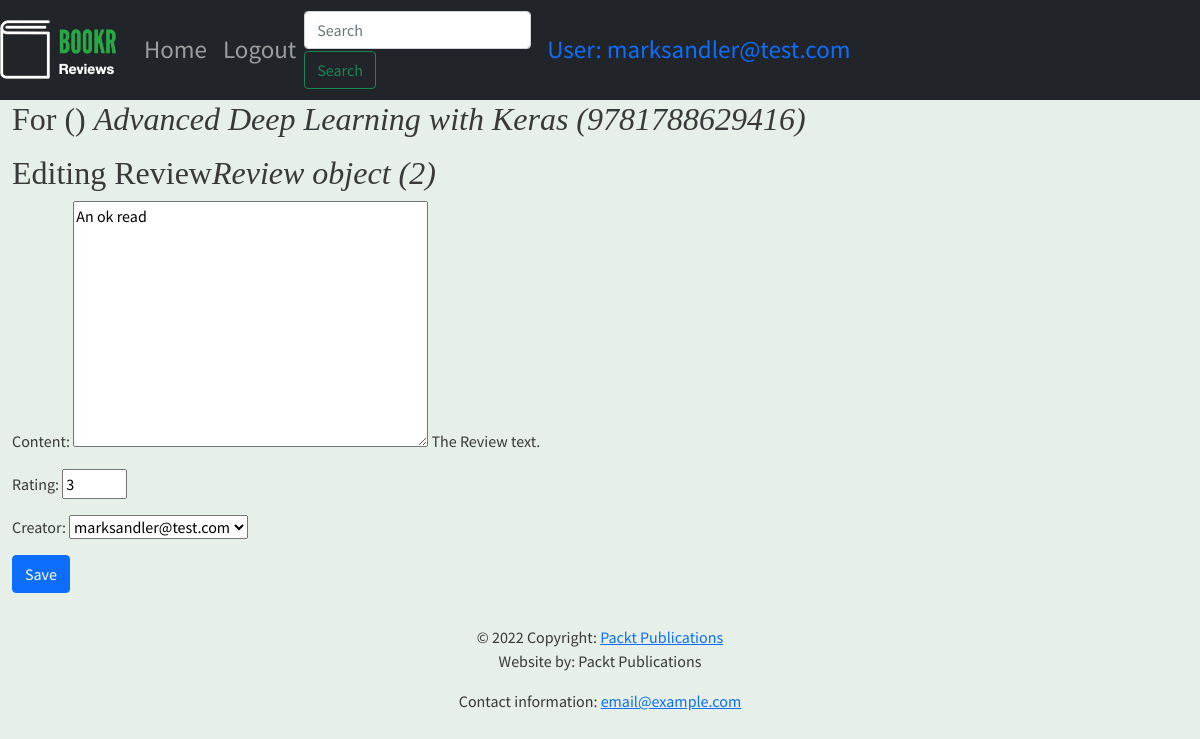
Page /books/1/reviews/2 (signed in) on the committed database.
### reviews/models.py (models this page shows)
class Book(models.Model):
    title = models.CharField(max_length=70,help_text="The title of the book.")
    publication_date = models.DateField(verbose_name="Date the book was published.")
    isbn = models.CharField(max_length=20, verbose_name="ISBN number of the book.")
    publisher = models.ForeignKey(Publisher, on_delete=models.CASCADE)
    contributors = models.ManyToManyField('Contributor', through="BookContributor")
    cover = models.ImageField(null=True, blank=True, upload_to="book_covers/")
    sample = models.FileField(null=True, blank=True, upload_to="book_samples/")
    def __str__(self):
        return "{} ({})".format(self.title, self.isbn)

class Review(models.Model):
    content = models.TextField(help_text="The Review text.")
    rating = models.IntegerField(help_text="The rating the reviewer has given.")
    date_created = models.DateTimeField(auto_now_add=True,help_text="The date and time the review was created.")
    date_edited = models.DateTimeField(null=True, help_text="The date and time the review was last edited.")
    creator = models.ForeignKey(auth.get_user_model(), on_delete=models.CASCADE)
    book = models.ForeignKey(Book, on_delete=models.CASCADE, help_text="The Book that this review is for.")

### reviews/views.py (the view)
# urls.py: path('books/<int:book_pk>/reviews/<int:review_pk>', views.review_edit, name='review_edit'),
@login_required
def review_edit(request, book_pk, review_pk=None):
    book = get_object_or_404(Book, pk=book_pk)
    if review_pk is not None:
        review = get_object_or_404(Review, book_id=book_pk, pk=review_pk)
        user = request.user
        if not user.is_staff and review.creator.id != user.id:
            raise PermissionDenied
    else:
        review = None
    if request.method == "POST":
        form = ReviewForm(request.POST, instance=review)
        if form.is_valid():
            updated_review = form.save(False)
            updated_review.book = book
            if review is None:
                messages.success(request,"Review for \"{}\" was created".format(book))
            else:
                updated_review.date_edited = now()
                updated_review.save()
                messages.success(request, "Review for \"{}\" was updated".format(book))
            return redirect("book_detail", book_pk)
    else:
        form = ReviewForm(instance=review)
    return render(request, "reviews/instance-form.html", {"instance": review, "model_type": "Review", "form": form,
                                                          "related_model_type": Book, "related_instance": book})

### reviews/forms.py
class ReviewForm(forms.ModelForm):
    class Meta:
        model = Review
        exclude = ("date_edited", "book")
    rating = forms.IntegerField(min_value=0, max_value=5)

### reviews/templates/reviews/instance-form.html (shortened to what this page needs)
{% extends "reviews/base.html" %}
{% block content %}
<h2>
    {% if related_model_type and related_instance %}
    <p>For {{ related_model_type }} <em>{{ related_instance }}</em></p>
    {% endif %}
    {% if instance %}
    Editing {{ model_type }}<em>{{ instance }}</em>
    {% else %}
    New {{ model_type }}
    {% endif %}
</h2>
<form method="post" {% if is_file_upload %} enctype="multipart/form-data"{% endif %}>
    {{ form.as_p }}
    <p>
        <button class="btn btn-primary" type="submit" value="Save">
        {% if instance %}Save {% else %} Create {% endif %}
        </button>
    </p>
</form>
{% endblock %}

### templates/base.html (shortened to what this page needs)
<!DOCTYPE html>
{% load static %}
<html lang="en">
<head>
    <link href="https://cdn.jsdelivr.net/npm/bootstrap@5.1.3/dist/css/bootstrap.min.css" rel="stylesheet">
    <link rel="stylesheet" href="https://cdnjs.cloudflare.com/ajax/libs/font-awesome/4.7.0/css/font-awesome.min.css">
    <link rel="stylesheet" href="{% static 'main.css' %}">
</head>
<body>
    <nav class="navbar navbar-expand-sm navbar-dark bg-dark sticky-top">
        <a class="navbar-brand" href="/"> {% block brand %}<img src="{% static 'logo.png' %}">{% endblock %}</a>
        <div class="collapse navbar-collapse" id="navbarSupportContent">
            <ul class="navbar-nav mr-auto">
                <li class="nav-item active">
                    <a class="nav-link" href="/books/">Home <span class="sr-only">(current)</span></a>
                </li>
                {% if user.is_authenticated %}
                <li class="nav-item">
                    <a class="nav-link" href="/accounts/logout">Logout</a>
                </li>
                {% else %}
                <li class="nav-item">
                    <a class="nav-link" href="/accounts/login">Login</a>
                </li>
                {% endif %}
            </ul>
            <form action="{% url 'book_search' %}" class="form-inline my-2 my-lg-0">
                <input class="form-control mr-sm-2" type="search" placeholder="Search" aria-label="Search" name="search" value="{{ search_text }}" minlength="3">
                <button class="btn btn-outline-success my-2 my-sm-0" type="submit">Search</button>
            </form>
            {% if user.is_authenticated %}
            <a class="nav-link" href="/accounts/profile">User: {{ user.username }}</a>
            {% endif %}
        </div>
    </nav>
    <div class="container-fluid">
        {% block content %}{% endblock %} </div>
<footer class="page-footer font-small blue">
    <div class="footer-copyright text-center py-3">© 2022 Copyright:
        <a href="https://packtpub.com">Packt Publications</a>
        <p>Website by: Packt Publications</p>
        <p>Contact information: <a href="mailto:email@example.com">email@example.com</a></p>
    </div>
</footer>
</body>
</html>

### static/main.css (style rules this page uses)
.navbar { min-height: 100px; font-size: 25px; }
.navbar-brand { font-size: 25px; }
body { font-family: "Source Sans Pro", sans-serif; background-color: #e6efe8; color: #393939 }
h1,h2,h3,h4,h5,h6 { font-family: 'Libre Baskerville', serif; }

### rows in the picture
Book: title+isbn "Advanced Deep Learning with Keras (9781788629416)"
Review: id "Review object (2)", content "An ok read", rating "3", creator "marksandler@test.com"

### other values in the picture
{{ user.username }} "marksandler@test.com"
{{ related_model_type }} "()"
{{ model_type }} "Review"
